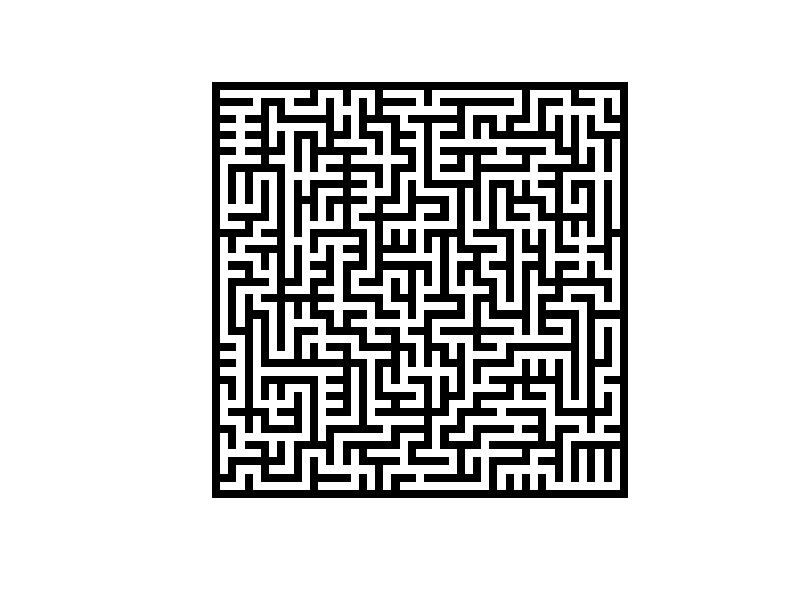

R code for this plot:
# Dimensões
largura <- 51 # Ímpar
altura <- 51 # Ímpar

# Matriz
m <- matrix(rep(0, largura*altura), nrow = altura)

# Início
atual_i <- altura - 1
atual_j <- 2
m[atual_i, atual_j] <- 1

# Trash variables
Move <- c(0, 0)
# S T A R T

repeat{

  # Checar se o quadro já foi concluído
  if(sum(m==1)==((largura-1)/2)*((altura-1)/2)){
    break
  }
  # Movimento
  cimabaixo <- sample(c(-2,2), 1)
  esquerdir <- sample(c(-2,2), 1)
  
  # Escolher entre eixos para decidir o movimento
  horizvert <- sample(c("horiz", "vert"), 1)
  if(horizvert == "horiz"){
    Move[1] <- 0
    Move[2] <- esquerdir
  } else {
    Move[1] <- cimabaixo
    Move[2] <- 0
  }
  
  # Checar se movimento é válido
  #   com base nas próximas casas (atual + Move/2) e (atual + Move)
  # Dois espaços em branco (0, 0) = válido (avança caminho novo)
  # Dois espaços tomados (>=1, >=1) = válido (retorna em caminho pré-existente)
  # Um espaço em branco e um espaço tomado (0, >=1) = inválido (caminho não deve atravessar paredes)
  if((atual_i + Move[1]) %in% 1:altura && (atual_j + Move[2]) %in% 1:largura){
    if(m[(atual_i+Move[1]), (atual_j+Move[2])]==0){
      # (0, 0) = válido (avança)
      m[(atual_i+Move[1]), (atual_j+Move[2])] <- 1
      m[(atual_i+Move[1]/2), (atual_j+Move[2]/2)] <- 2
      atual_i <- atual_i+Move[1]
      atual_j <- atual_j+Move[2]
      next
    } else {
      # (>=1, >=1) = válido (retorna em caminho pré-existente)
      if(m[(atual_i+Move[1]/2), (atual_j+Move[2]/2)]==2){
        atual_i <- atual_i+Move[1]
        atual_j <- atual_j+Move[2]
        next
      } else {
        # (>=1, 0) = inválido (caminho não deve atravessar paredes)
        next
      }
    }
  } else {
    next
  }
}

image(t(apply(m, 2, rev)), asp = 1, axes=FALSE, col = c("black", "white", "white"))


